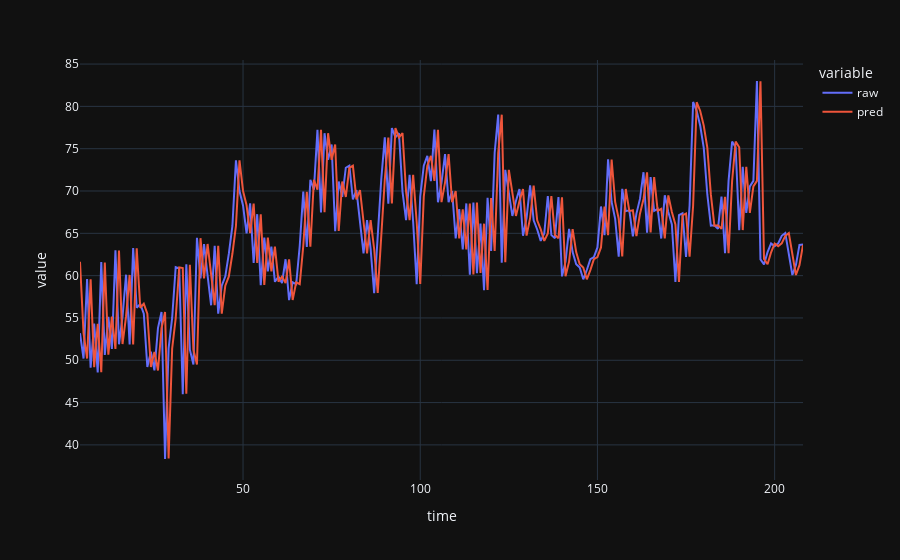

Notebook cell for this chart:
### Code cell
### Plot predictions
t=timerange
df_plt = pd.DataFrame({
    "time": t,
    "raw": x_obs[timerange, 0],
    "pred": Xpred[timerange, 0]
#     "predicted": Zpred[timerange,0],
#     "filtered": Z[timerange, 0]
})
df_plt.head()
px.line(df_plt, x="time", y=["raw", "pred"], template="plotly_dark")

### Figure 1 — Plotly figure (JSON) as saved in the notebook; plotly's stock layout.template omitted (floating-point values rounded to 4 significant figures; data arrays with more than 128 entries replaced by an {"elided": "..."} marker saying what was removed)
{"data": [{"hovertemplate": "variable=raw<br>time=%{x}<br>value=%{y}<extra></extra>", "legendgroup": "raw", "line": {"color": "#636efa", "dash": "solid"}, "mode": "lines", "name": "raw", "orientation": "v", "showlegend": true, "type": "scatter", "x": {"elided": "205 int values"}, "xaxis": "x", "y": {"elided": "205 float values"}, "yaxis": "y"}, {"hovertemplate": "variable=pred<br>time=%{x}<br>value=%{y}<extra></extra>", "legendgroup": "pred", "line": {"color": "#EF553B", "dash": "solid"}, "mode": "lines", "name": "pred", "orientation": "v", "showlegend": true, "type": "scatter", "x": {"elided": "205 int values"}, "xaxis": "x", "y": {"elided": "205 float values"}, "yaxis": "y"}], "layout": {"legend": {"title": {"text": "variable"}, "tracegroupgap": 0}, "margin": {"t": 60}, "xaxis": {"anchor": "y", "domain": [0, 1], "title": {"text": "time"}}, "yaxis": {"anchor": "x", "domain": [0, 1], "title": {"text": "value"}}}}
